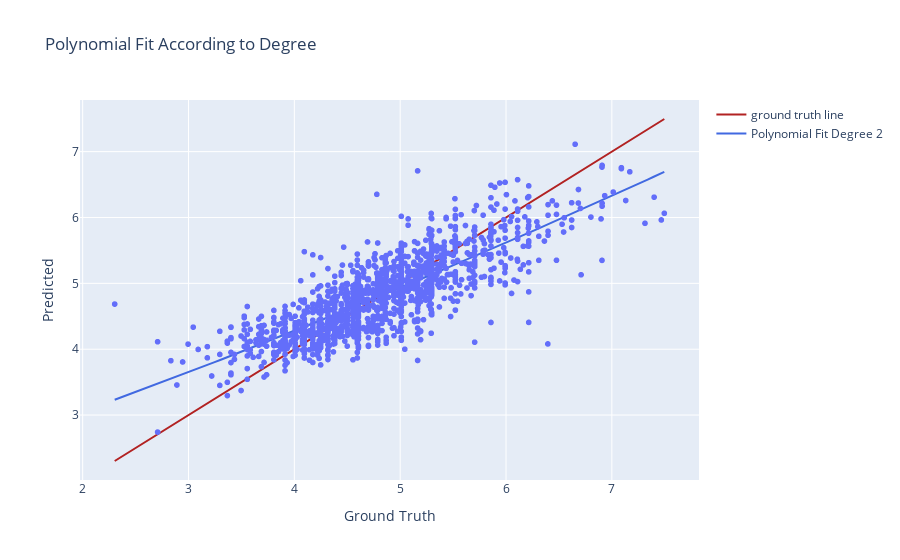

Notebook cell for this chart:
### Code cell
plot_graphs(y_test, y_pred, degree, save = True)

### Figure 1 — Plotly figure (JSON) as saved in the notebook; plotly's stock layout.template omitted (floating-point values rounded to 4 significant figures; data arrays with more than 128 entries replaced by an {"elided": "..."} marker saying what was removed)
{"data": [{"hovertemplate": "ground truth=%{x}<br>Predicted=%{y}<extra></extra>", "legendgroup": "", "marker": {"color": "#636efa", "symbol": "circle"}, "mode": "markers", "name": "", "showlegend": false, "type": "scattergl", "x": {"elided": "1478 float values"}, "xaxis": "x", "y": {"elided": "1478 float values"}, "yaxis": "y"}, {"line": {"color": "firebrick", "width": 2}, "mode": "lines", "name": "ground truth line", "type": "scatter", "x": {"elided": "1478 float values"}, "y": {"elided": "1478 float values"}}, {"line": {"color": "royalblue", "width": 2}, "mode": "lines", "name": "Polynomial Fit Degree 2", "type": "scatter", "x": [2.303, 2.355, 2.407, 2.46, 2.512, 2.565, 2.617, 2.67, 2.722, 2.775, 2.827, 2.88, 2.932, 2.984, 3.037, 3.089, 3.142, 3.194, 3.247, 3.299, 3.352, 3.404, 3.457, 3.509, 3.561, 3.614, 3.666, 3.719, 3.771, 3.824, 3.876, 3.929, 3.981, 4.034, 4.086, 4.138, 4.191, 4.243, 4.296, 4.348, 4.401, 4.453, 4.506, 4.558, 4.611, 4.663, 4.715, 4.768, 4.82, 4.873, 4.925, 4.978, 5.03, 5.083, 5.135, 5.188, 5.24, 5.292, 5.345, 5.397, 5.45, 5.502, 5.555, 5.607, 5.66, 5.712, 5.765, 5.817, 5.869, 5.922, 5.974, 6.027, 6.079, 6.132, 6.184, 6.237, 6.289, 6.342, 6.394, 6.446, 6.499, 6.551, 6.604, 6.656, 6.709, 6.761, 6.814, 6.866, 6.919, 6.971, 7.023, 7.076, 7.128, 7.181, 7.233, 7.286, 7.338, 7.391, 7.443, 7.496], "y": [3.232, 3.263, 3.294, 3.325, 3.357, 3.388, 3.42, 3.451, 3.483, 3.515, 3.547, 3.579, 3.611, 3.643, 3.675, 3.707, 3.739, 3.772, 3.804, 3.837, 3.869, 3.902, 3.935, 3.968, 4.001, 4.034, 4.067, 4.1, 4.133, 4.167, 4.2, 4.233, 4.267, 4.301, 4.334, 4.368, 4.402, 4.436, 4.47, 4.504, 4.538, 4.572, 4.607, 4.641, 4.676, 4.71, 4.745, 4.78, 4.814, 4.849, 4.884, 4.919, 4.954, 4.99, 5.025, 5.06, 5.096, 5.131, 5.167, 5.202, 5.238, 5.274, 5.31, 5.346, 5.382, 5.418, 5.454, 5.49, 5.527, 5.563, 5.6, 5.636, 5.673, 5.71, 5.746, 5.783, 5.82, 5.857, 5.895, 5.932, 5.969, 6.006, 6.044, 6.081, 6.119, 6.157, 6.194, 6.232, 6.27, 6.308, 6.346, 6.384, 6.423, 6.461, 6.499, 6.538, 6.576, 6.615, 6.654, 6.692]}], "layout": {"legend": {"tracegroupgap": 0}, "title": {"text": "Polynomial Fit According to Degree"}, "xaxis": {"anchor": "y", "domain": [0, 1], "title": {"text": "Ground Truth"}}, "yaxis": {"anchor": "x", "domain": [0, 1], "title": {"text": "Predicted"}}}}
